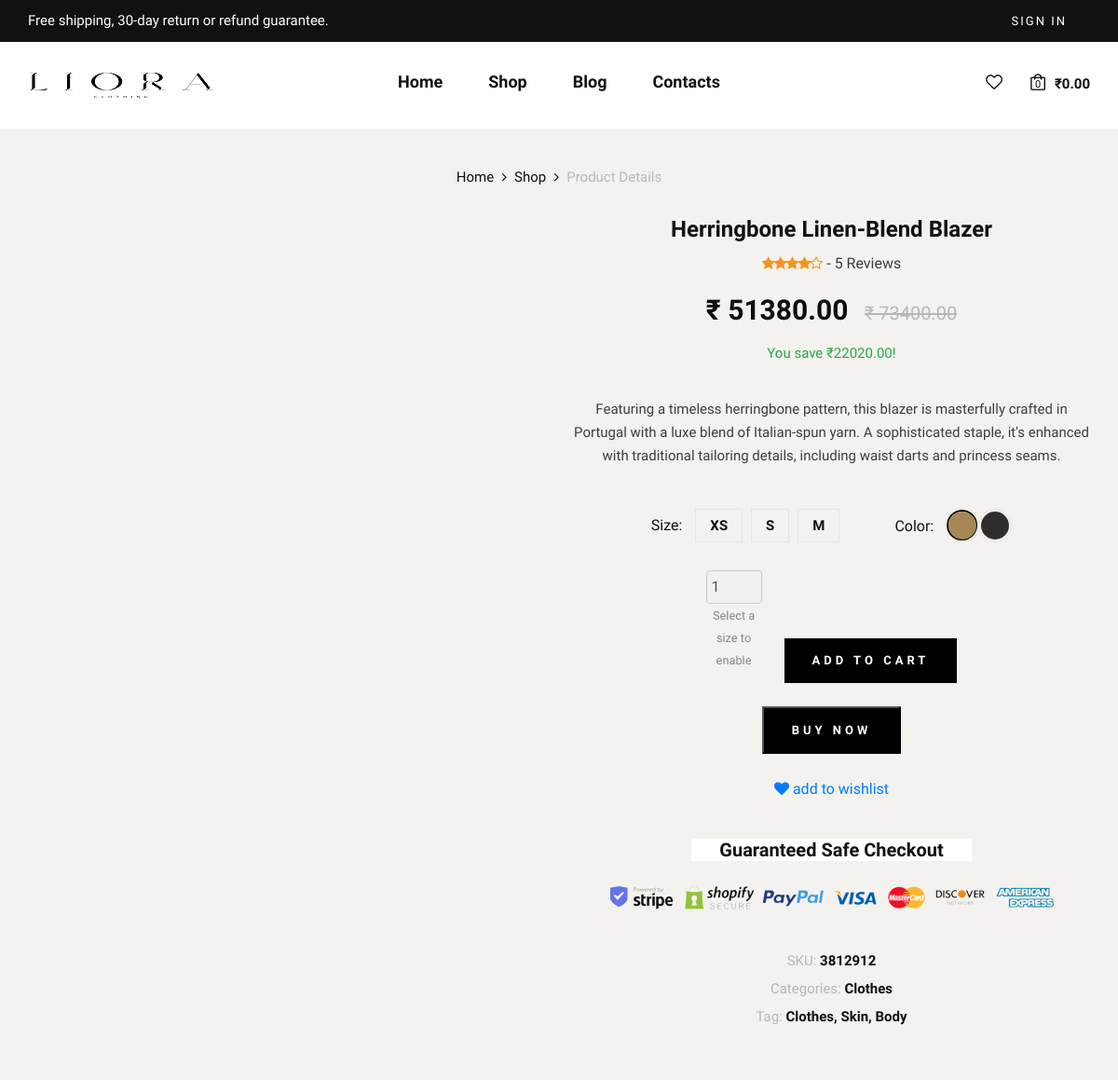
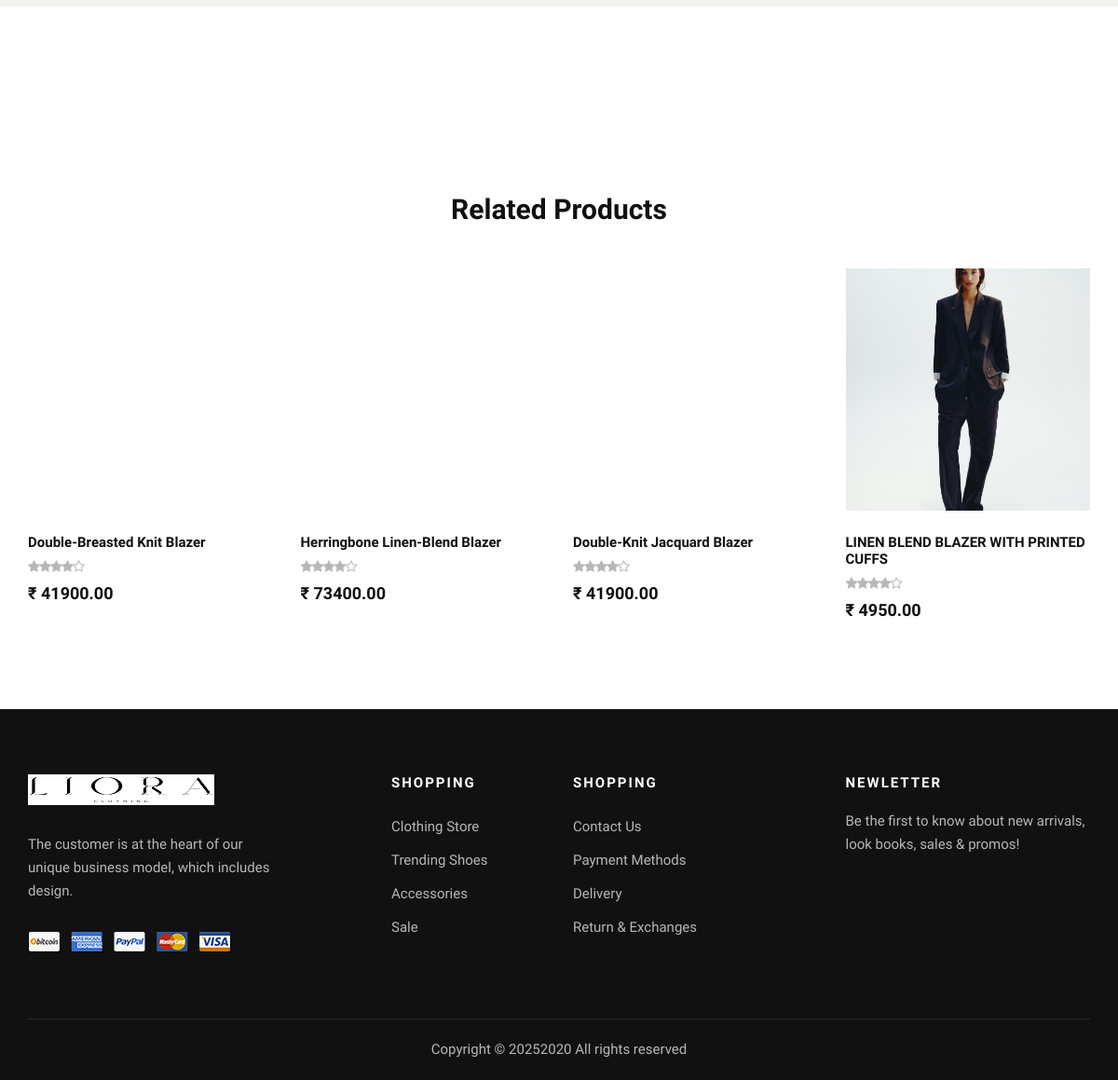
/product_view/herringbone-linen-blend-blazer/, run on the app's committed database (2 pictures, top to bottom).
### products/models.py (models this page shows, shortened)
class Product(models.Model):
    category = models.ForeignKey(Categories, on_delete=models.CASCADE)
    name = models.CharField(max_length=150,unique=True)
    slug = models.SlugField(unique=True,blank=True)
    description = models.TextField()
    price = models.DecimalField(max_digits=10, decimal_places=2)
    created_at = models.DateTimeField(auto_now_add=True)

class Inventory(models.Model):
    product = models.ForeignKey(Product, on_delete=models.CASCADE, related_name='inventories')
    color = models.ForeignKey(Color, on_delete=models.CASCADE, related_name='inventory_color')
    size = models.ForeignKey(Size, on_delete=models.CASCADE)
    stock = models.PositiveIntegerField(default=0)
    image = models.ImageField(upload_to='product_images',blank=True,null=True)
    class Meta:
        unique_together = ('product','color','size')

class Size(models.Model):
    name = models.CharField(max_length=10)

class Color(models.Model):
    name = models.CharField(max_length=50)
    hex_code = models.CharField(max_length=7, blank=True)

### products/views.py (the view)
# urls.py: path('product_view/<slug:slug>/', views.product_view, name='product_view'),
def product_view(request, slug):
    product = get_object_or_404(Product, slug=slug)
    colors = Color.objects.filter(inventory_color__product = product).distinct()
    offer = Offer.objects.filter(category=product.category, active=True).first()
    offer_data = get_product_offer_details(product)
    discounted_price = offer_data['discounted_price']
    offer = offer_data['offer']
    savings = offer_data['savings']
    all_products = list(Product.objects.filter(category=product.category))
    best_sellers = random.sample(all_products, min(len(all_products), 4))
    selected_color_id = request.GET.get('color')
    inventory = None
    if selected_color_id:
        selected_color = get_object_or_404(Color, id=selected_color_id)
        inventory = Inventory.objects.filter(product=product, color_id=selected_color_id).first()
    else:
        selected_color = colors.first()
    wishlisted = False
    if request.user.is_authenticated and inventory:
        wishlisted = Wishlist.objects.filter(user=request.user, inventory=inventory).exists()
    inventories = Inventory.objects.filter(
        product=product,
        color=selected_color,
        stock__gt=0)
    context = {
        'product' : product,
        'colors' : colors,
        'selected_color' : selected_color,
        'inventories' : inventories,
        'discounted_price': discounted_price,
        'offer': offer,
        'savings' : savings,
        'wishlisted': wishlisted,
        'best_sellers' : best_sellers,
    }
    return render(request, 'products/product_details.html', context)

### accounts/context_processors.py (called while the page is built, shortened)
def cart_context(request):
    cart_count = 0
    cart_total = 0
    return {
        'cart_count' : cart_count,
        'cart_total' : cart_total
    }

### products/helper.py (called while the page is built)
def quantize(d):
    return d.quantize(Decimal('0.01'), rounding=ROUND_HALF_UP)

### products/templatetags/nav_tags.py (called while the page is built)
@register.simple_tag(takes_context=True)
def active_class(context, url_name):
    from django.urls import resolve
    try:
        return "active" if resolve(context['request'].path_info).url_name == url_name else ""
    except:
        return ""

### templates/products/product_details.html (shortened to what this page needs)
{% extends "base.html" %}
{% load static %}
{% block content %}
    <section class="shop-details">
        <div class="product__details__pic">
            <div class="container">
                <div class="row">
                    <div class="col-lg-12">
                        <div class="product__details__breadcrumb">
                            <a href="{% url 'index' %}">Home</a>
                            <a href="{% url 'products' product.category.slug %}">Shop</a>
                            <span>Product Details</span>
                        </div>
                    </div>
                </div>
                <div class="row align-items-start g-4">
                    <div class="col-lg-6 col-md-6">
                        <div class="tab-content">
                            <div class="tab-pane active" id="tabs-1" role="tabpanel">
                                <div class="product__details__pic__item">
                                </div>
                            </div>
                        </div>
                    </div>
                    <div class="col-lg-6 col-md-6">
                        <div class="product__details__text">
                            <h4>{{product.name}}</h4>
                            <div class="rating">
                                <i class="fa fa-star"></i>
                                <i class="fa fa-star"></i>
                                <i class="fa fa-star"></i>
                                <i class="fa fa-star"></i>
                                <i class="fa fa-star-o"></i>
                                <span> - 5 Reviews</span>
                            </div>
                            {% if discounted_price %}
                                <h3>₹ {{discounted_price|floatformat:2 }} <span>₹ {{product.price}}</span></h3>
                                {% if savings and savings > 0 %}
                                    <p class="text-success fw-semibold">
                                        You save ₹{{ savings|floatformat:2 }}!
                                    </p>
                                {% endif %}
                            {% else %}
                                <h3>₹ {{product.price}}</h3>
                            {% endif %}
                            <p>{{product.description}}</p>
                            <form method="POST" id="product_details_form" action="{% url 'buy_now' %}">
                                <div class="product__details__option">
                                    <div class="product__details__option__size">
                                        <span>Size:</span>
                                        {% for inv in inventories %}
                                        <label for="size_{{inv.id}}">
                                            {{inv.size.name}}
                                        </label>
                                        {% endfor %}
                                    </div>
                                    <div class="product__details__option__color">
                                            <span>Color:</span>
                                            {% for color in colors %}
                                                <a href="{% url 'product_view' product.slug %}?color={{ color.id }}" style=" height:33px; width:33px; display:inline-block; border-radius:50%; {% if selected_color.id == color.id %}border: 2px solid black;{% endif %}">
                                                    <label
                                                        class="color-{{ color.id }} {% if selected_color.id == color.id %}active{% endif %}"
                                                        style="background: {{ color.hex_code }}; height:30px; width:30px; display:inline-block; cursor:pointer;"
                                                    >
                                                    </label>
                                                </a>
                                            {% endfor %}
                                    </div>
                                </div>
                                <div class="product__details__cart__option">
                                    <div class="quantity">
                                        {% if  inventories  %}
                                        <div style="width:60px; display: inline-block;">
                                            <input type="number" id="quantity-input" name="quantity" value="1" min="1" style="width: 100%; padding: 5px; margin-right: 10px; border: 1px solid #ccc; border-radius: 4px;" disabled>
                                            <small id="quantity-hint" style="color:#888;">Select a size to enable</small>
                                        </div>
                                        {% endif %}
                                    </div>
                                    {% if  inventories %}
                                    <a href="#" id="add_to_cart_btn" class="primary-btn">add to cart</a>
                                    {% else %}
                                    <p> Stock unavailable </p>
                                    {% endif %}
                                </div>
                                <div class="product__details__cart__option">
                                    {% if  inventories  %}
                                    <button type="submit"  class="primary-btn">Buy Now</button>
                                    {% endif %}
                                </div>
                            </form>
                            <div class="product__details__btns__option">
                                <form method="POST" action="{% url 'add_to_wishlist' %}" id="wishlist-form">
                                    {% if wishlisted %}
                                        <button class="btn btn-danger" disabled>
                                            <i class="fa fa-heart"></i> Wishlisted
                                        </button>
                                    {% else %}
                                    <button type="submit" class="btn btn-link p-0 wishlist-btn">
                                        <i class="fa fa-heart"></i> add to wishlist
                                    </button>
                                    {% endif %}
                                </form>
                            </div>
                            <div class="product__details__last__option">
                                <h5><span>Guaranteed Safe Checkout</span></h5>
                                <img src="{% static 'img/shop-details/details-payment.png' %}" alt="">
                                <ul>
                                    <li><span>SKU:</span> 3812912</li>
                                    <li><span>Categories:</span> Clothes</li>
                                    <li><span>Tag:</span> Clothes, Skin, Body</li>
                                </ul>
                            </div>
                        </div>
                    </div>
                </div>
            </div>
        </div>
    </section>
    <section class="related spad">
        <div class="container">
            <div class="row">
                <div class="col-lg-12">
                    <h3 class="related-title">Related Products</h3>
                </div>
            </div>
            <div class="row">
                {% for product in best_sellers %}
                {% with inventory=product.inventories.first %}
                <div class="col-lg-3 col-md-6 col-sm-6 col-sm-6">
                    <div class="product__item">
                        <div class="product__item__pic set-bg" data-setbg="{{inventory.image.url}}">
                        </div>
                        <div class="product__item__text">
                            <h6>{{product.name}}</h6>
                            <div class="rating">
                                <i class="fa fa-star"></i>
                                <i class="fa fa-star"></i>
                                <i class="fa fa-star"></i>
                                <i class="fa fa-star"></i>
                                <i class="fa fa-star-o"></i>
                            </div>
                            <h5>₹ {{ product.price }}</h5>
                        </div>
                    </div>
                </div>
                {% endwith %}
                {% endfor %}
            </div>
        </div>
    </section>
{% endblock content %}

### data on the page
Product: name "Herringbone Linen-Blend Blazer", price "73400.00", description "Featuring a timeless herringbone pattern, this blazer is masterfully crafted in Portugal with a luxe blend of Italian-spun yarn. A sophisticated staple, it's enhanced with traditional tailoring details, including waist darts and princess seams."
Inventory: size.name "XS"
Inventory: size.name "S"
Inventory: size.name "M"
Product: name "Double-Breasted Knit Blazer", price "41900.00"
Product: name "Double-Knit Jacquard Blazer", price "41900.00"
Product: shows a picture, name "LINEN BLEND BLAZER WITH PRINTED CUFFS", price "4950.00"

### other printed values
{{ cart_count }} "0"
{{ cart_total|floatformat:2 }} "0.00"
{{ discounted_price|floatformat:2 }} "51380.00"
{{ savings|floatformat:2 }} "22020.00"
